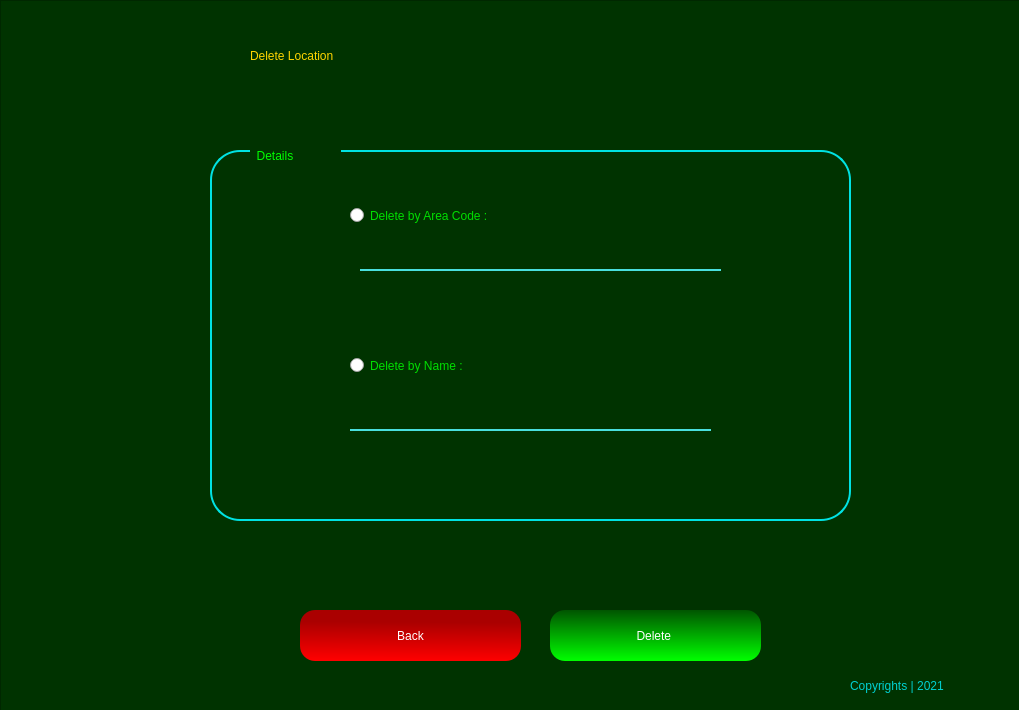
<?xml version="1.0" encoding="UTF-8"?>
<ui version="4.0">
 <class>Form</class>
 <widget class="QWidget" name="Form">
  <property name="geometry">
   <rect>
    <x>0</x>
    <y>0</y>
    <width>1019</width>
    <height>710</height>
   </rect>
  </property>
  <property name="windowTitle">
   <string>Form</string>
  </property>
  <widget class="QFrame" name="frame">
   <property name="geometry">
    <rect>
     <x>0</x>
     <y>0</y>
     <width>1022</width>
     <height>713</height>
    </rect>
   </property>
   <property name="styleSheet">
    <string notr="true">QFrame{

background-color: rgb(0, 51, 0);
color: rgb(0,255,0);

}
</string>
   </property>
   <property name="frameShape">
    <enum>QFrame::StyledPanel</enum>
   </property>
   <property name="frameShadow">
    <enum>QFrame::Raised</enum>
   </property>
   <widget class="QLabel" name="label_5">
    <property name="geometry">
     <rect>
      <x>250</x>
      <y>30</y>
      <width>521</width>
      <height>51</height>
     </rect>
    </property>
    <property name="styleSheet">
     <string notr="true">font: 87 36pt &quot;Arial Black&quot;;
color: rgb(255, 213, 0);</string>
    </property>
    <property name="text">
     <string>Delete Location</string>
    </property>
   </widget>
   <widget class="QPushButton" name="delBtn">
    <property name="geometry">
     <rect>
      <x>550</x>
      <y>610</y>
      <width>211</width>
      <height>51</height>
     </rect>
    </property>
    <property name="styleSheet">
     <string notr="true">QPushButton{
background-color: qlineargradient(spread:pad, x1:0.498, y1:0, x2:0.507, y2:1, stop:0 rgba(0, 85, 0, 255), stop:1 rgba(0, 255, 0, 255));
border-radius:15px;
color: #FFF;
	font: 75 14pt &quot;Microsoft PhagsPa&quot;;

}

QPushButton:hover{

	background-color: rgb(0, 118, 0);
}</string>
    </property>
    <property name="text">
     <string>Delete </string>
    </property>
   </widget>
   <widget class="QPushButton" name="backBtn">
    <property name="geometry">
     <rect>
      <x>300</x>
      <y>610</y>
      <width>221</width>
      <height>51</height>
     </rect>
    </property>
    <property name="styleSheet">
     <string notr="true">QPushButton{
background-color: qlineargradient(spread:pad, x1:0.512, y1:0.238636, x2:0.493, y2:1, stop:0 rgba(170, 0, 0, 255), stop:1 rgba(255, 0, 0, 255));
border-radius:15px;
color: #FFF;
	font: 75 14pt &quot;Microsoft PhagsPa&quot;;

}

QPushButton:hover{

	background-color: rgb(138, 0, 0);
}</string>
    </property>
    <property name="text">
     <string>Back</string>
    </property>
   </widget>
   <widget class="QLabel" name="label_7">
    <property name="geometry">
     <rect>
      <x>10</x>
      <y>650</y>
      <width>51</width>
      <height>51</height>
     </rect>
    </property>
    <property name="styleSheet">
     <string notr="true">background-image: url(:/newPrefix/—Pngtree—red and black logo_5517319.png);</string>
    </property>
    <property name="text">
     <string/>
    </property>
    <property name="pixmap">
     <pixmap resource="mainLogo.qrc">:/newPrefix/—Pngtree—red and black logo_5517319.png</pixmap>
    </property>
    <property name="scaledContents">
     <bool>true</bool>
    </property>
   </widget>
   <widget class="QLabel" name="label_8">
    <property name="geometry">
     <rect>
      <x>850</x>
      <y>670</y>
      <width>161</width>
      <height>31</height>
     </rect>
    </property>
    <property name="styleSheet">
     <string notr="true">font: 25 12pt &quot;Bahnschrift Light&quot;;
color: rgb(0, 208, 208);</string>
    </property>
    <property name="text">
     <string>Copyrights | 2021</string>
    </property>
   </widget>
   <widget class="QFrame" name="frame_2">
    <property name="geometry">
     <rect>
      <x>210</x>
      <y>150</y>
      <width>641</width>
      <height>371</height>
     </rect>
    </property>
    <property name="styleSheet">
     <string notr="true">QFrame{

border: 2px solid rgb(0, 226, 226);
border-radius: 30px;

}</string>
    </property>
    <property name="frameShape">
     <enum>QFrame::StyledPanel</enum>
    </property>
    <property name="frameShadow">
     <enum>QFrame::Raised</enum>
    </property>
    <widget class="QLabel" name="label">
     <property name="geometry">
      <rect>
       <x>40</x>
       <y>-10</y>
       <width>91</width>
       <height>31</height>
      </rect>
     </property>
     <property name="styleSheet">
      <string notr="true">border: none;
font: 12pt &quot;MS Shell Dlg 2&quot;;</string>
     </property>
     <property name="text">
      <string>  Details</string>
     </property>
    </widget>
    <widget class="QRadioButton" name="areaRadio">
     <property name="geometry">
      <rect>
       <x>140</x>
       <y>40</y>
       <width>291</width>
       <height>51</height>
      </rect>
     </property>
     <property name="styleSheet">
      <string notr="true">font: 16pt &quot;Myanmar Text&quot;;
color: rgb(0, 222, 0)</string>
     </property>
     <property name="text">
      <string>Delete by Area Code :</string>
     </property>
    </widget>
    <widget class="QLineEdit" name="areaTxt">
     <property name="geometry">
      <rect>
       <x>150</x>
       <y>80</y>
       <width>361</width>
       <height>41</height>
      </rect>
     </property>
     <property name="styleSheet">
      <string notr="true">QLineEdit{
background-color: rgb(0, 51, 0);
border-top:none;
border-left: none;
border-right: none;
border-bottom: 2px solid rgb(74, 224, 222);

}</string>
     </property>
    </widget>
    <widget class="QRadioButton" name="nameRadio">
     <property name="geometry">
      <rect>
       <x>140</x>
       <y>190</y>
       <width>291</width>
       <height>51</height>
      </rect>
     </property>
     <property name="styleSheet">
      <string notr="true">font: 16pt &quot;Myanmar Text&quot;;
color: rgb(0, 222, 0)</string>
     </property>
     <property name="text">
      <string>Delete by Name :</string>
     </property>
    </widget>
    <widget class="QLineEdit" name="nameTxt">
     <property name="geometry">
      <rect>
       <x>140</x>
       <y>240</y>
       <width>361</width>
       <height>41</height>
      </rect>
     </property>
     <property name="styleSheet">
      <string notr="true">QLineEdit{
background-color: rgb(0, 51, 0);
border-top:none;
border-left: none;
border-right: none;
border-bottom: 2px solid rgb(74, 224, 222);

}</string>
     </property>
    </widget>
   </widget>
  </widget>
 </widget>
 <resources>
  <include location="mainLogo.qrc"/>
  <include location="mainLogo.qrc"/>
 </resources>
 <connections/>
</ui>
